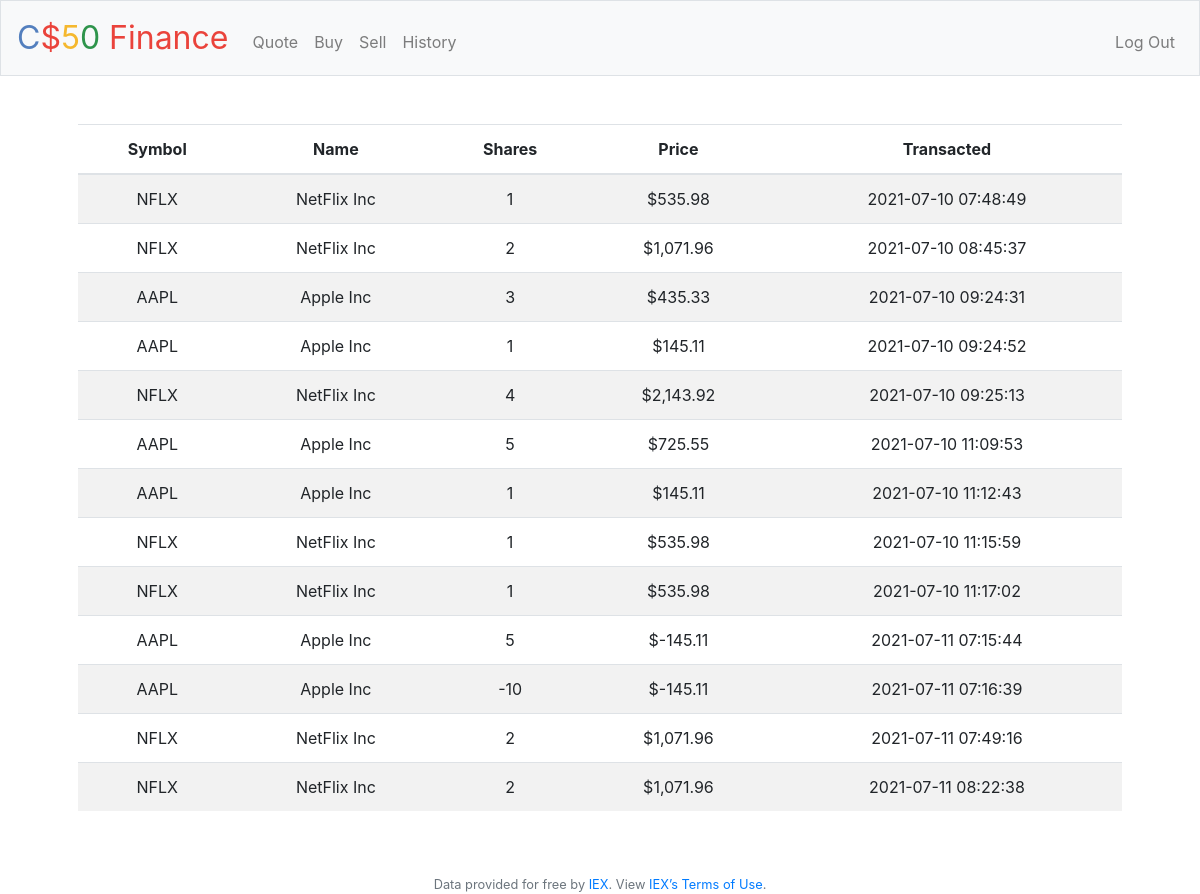
Screenshot of /history (signed in) with the database file from the repository.
### tables this page shows
CREATE TABLE 'purchase' ('username' text, 'stockname' text, 'stockprice' numeric, 'date' datetime,'id' INTEGER, 'symbol' text, 'number' INTEGER);

### application.py (the view)
@app.route("/history")
@login_required
def history():
    shares = db.execute("SELECT stockname, symbol, number, stockprice, date FROM purchase WHERE id = ?", session["user_id"])
    return render_template("history.html", shares=shares)

### application.py (called while the page is built)
@app.after_request
def after_request(response):
    response.headers["Cache-Control"] = "no-cache, no-store, must-revalidate"
    response.headers["Expires"] = 0
    response.headers["Pragma"] = "no-cache"
    return response

### helpers.py (called while the page is built)
def login_required(f):
    @wraps(f)
    def decorated_function(*args, **kwargs):
        if session.get("user_id") is None:
            return redirect("/login")
        return f(*args, **kwargs)
    return decorated_function

def usd(value):
    return f"${value:,.2f}"

### templates/history.html (shortened to what this page needs)
{% extends "layout.html" %}
{% block main %}
    <table>
        <table class="table table-striped">
        <thead>
            <tr>
                <th>Symbol</th>
                <th>Name</th>
                <th>Shares</th>
                <th>Price</th>
                <th>Transacted</th>
            </tr>
        </thead>
        <tbody>
            {% for each in shares %}
            <tr>
                <td>{{ each.symbol }}</td>
                <td>{{ each.stockname }}</td>
                <td>{{ each.number }}</td>
                <td>{{ each.stockprice | usd }}</td>
                <td>{{ each.date }}</td>
            </tr>
            {% endfor %}
        </tbody>
    </table>
{% endblock %}

### templates/layout.html (shortened to what this page needs)
<!DOCTYPE html>
<html lang="en">
    <head>
        <link rel="stylesheet" href="https://cdn.jsdelivr.net/npm/bootstrap@4.5.3/dist/css/bootstrap.min.css">
        <link href="/static/styles.css" rel="stylesheet">
    </head>
    <body>
        <nav class="navbar navbar-expand-md navbar-light bg-light border">
            <a class="navbar-brand" href="/"><span class="blue">C</span><span class="red">$</span><span class="yellow">5</span><span class="green">0</span> <span class="red">Finance</span></a>
            <div class="collapse navbar-collapse" id="navbar">
                {% if session.user_id %}
                    <ul class="navbar-nav mr-auto mt-2">
                        <li class="nav-item"><a class="nav-link" href="/quote">Quote</a></li>
                        <li class="nav-item"><a class="nav-link" href="/buy">Buy</a></li>
                        <li class="nav-item"><a class="nav-link" href="/sell">Sell</a></li>
                        <li class="nav-item"><a class="nav-link" href="/history">History</a></li>
                    </ul>
                    <ul class="navbar-nav ml-auto mt-2">
                        <li class="nav-item"><a class="nav-link" href="/logout">Log Out</a></li>
                    </ul>
                {% else %}
                    <ul class="navbar-nav ml-auto mt-2">
                        <li class="nav-item"><a class="nav-link" href="/register">Register</a></li>
                        <li class="nav-item"><a class="nav-link" href="/login">Log In</a></li>
                    </ul>
                {% endif %}
            </div>
        </nav>
        <main class="container p-5">
            {% block main %}{% endblock %}
        </main>
        <footer class="small text-center text-muted">
            Data provided for free by <a href="https://iextrading.com/developer">IEX</a>. View <a href="https://iextrading.com/api-exhibit-a/">IEX’s Terms of Use</a>.
        </footer>
    </body>
</html>

### static/styles.css (style rules this page uses)
nav .navbar-brand { font-size: xx-large; }
nav .navbar-brand .blue { color: #537fbe; }
nav .navbar-brand .red { color: #ea433b; }
nav .navbar-brand .yellow { color: #f5b82e; }
nav .navbar-brand .green { color: #2e944b; }
main { overflow-x: auto; text-align: center; }

### rows the page displays
purchase: symbol "NFLX", stockname "NetFlix Inc", number "1", stockprice "$535.98", date "2021-07-10 07:48:49"
purchase: symbol "NFLX", stockname "NetFlix Inc", number "2", stockprice "$1,071.96", date "2021-07-10 08:45:37"
purchase: symbol "AAPL", stockname "Apple Inc", number "3", stockprice "$435.33", date "2021-07-10 09:24:31"
purchase: symbol "AAPL", stockname "Apple Inc", number "1", stockprice "$145.11", date "2021-07-10 09:24:52"
purchase: symbol "NFLX", stockname "NetFlix Inc", number "4", stockprice "$2,143.92", date "2021-07-10 09:25:13"
purchase: symbol "AAPL", stockname "Apple Inc", number "5", stockprice "$725.55", date "2021-07-10 11:09:53"
purchase: symbol "AAPL", stockname "Apple Inc", number "1", stockprice "$145.11", date "2021-07-10 11:12:43"
purchase: symbol "NFLX", stockname "NetFlix Inc", number "1", stockprice "$535.98", date "2021-07-10 11:15:59"
purchase: symbol "NFLX", stockname "NetFlix Inc", number "1", stockprice "$535.98", date "2021-07-10 11:17:02"
purchase: symbol "AAPL", stockname "Apple Inc", number "5", stockprice "$-145.11", date "2021-07-11 07:15:44"
purchase: symbol "AAPL", stockname "Apple Inc", number "-10", stockprice "$-145.11", date "2021-07-11 07:16:39"
purchase: symbol "NFLX", stockname "NetFlix Inc", number "2", stockprice "$1,071.96", date "2021-07-11 07:49:16"
purchase: symbol "NFLX", stockname "NetFlix Inc", number "2", stockprice "$1,071.96", date "2021-07-11 08:22:38"
